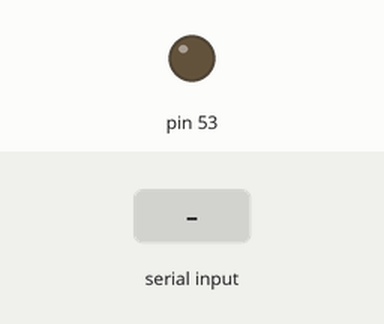
The sketch below on a simulated Arduino Mega 2560, built with avr-gcc and run on an emulated ATmega2560. Parts: output pins drawn as LEDs (lit = HIGH). The test bench sets the inputs (shaded band). The modem accepts every AT command (registered, SIM ready, sends succeed) and sends nothing else; what the sketch prints to the serial monitor is not drawn.

Above: at 17.2 s.
17.3 s: "ON" received over the second serial link
At 18.5 s:
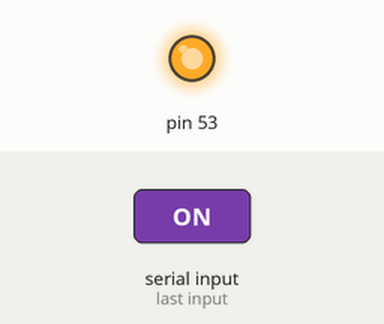
18.8 s: "OFF" received over the second serial link
At 19.9 s:
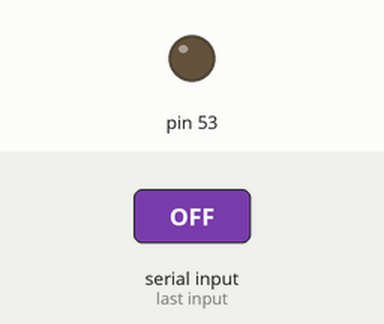
Timing chart, 0 to 21.8 s (numbered marks = the images above; inputs shaded):
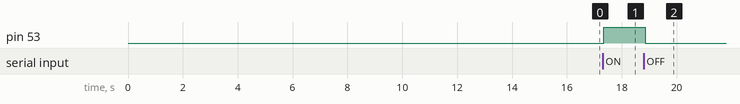

The sketch:

SMS_FUn_1_1_Read.ino
```cpp
String jsn;
char inchar; //Will hold the incoming character from the serial port.
//SoftwareSerial Serial1(2,3); //Create a 'fake' serial port. Pin 2 is the Rx pin, pin 3 is the Tx pin.
String readString;
 int led1 = 13;
 int flag=0;
void setup()
{
  Serial.begin(9600);
  pinMode(53, OUTPUT);
   digitalWrite(53, LOW);
  Serial.println("Setup_Begin");
  Serial1.begin(2400);
  delay(10000);
  Serial.println("Setup_End");
  jsn="hello salieabs";
  //smsFunc(jsn);
  parseCmd("AT"); //Check AT
  parseCmd("AT+CMGF=1\r");
  parseCmd("at+clip=1\r");
  parseCmd("at+cscs=\"GSM\"\r"); // configure sms as standard text messages
  parseCmd ("at+cnmi=1,2,0,0,0\r"); // show received sms and store in sim

}

void loop()
{

 smsFunc();


}

void parseCmd(String command)
{

  Serial1.println(command);
  delay(200);
  //Serial.print("Response: ");
  while (Serial1.available() > 0)
  {
    //char ch=Serial1.read();
    Serial.print(char(Serial1.read()));

  }
    delay(1000);
}

void smsFunc()
{
 while(Serial1.available() > 0) {inchar = Serial1.read(); readString+=inchar ;delay(10);}
    Serial.print(readString);  /// Declare a string    " String readString; "
    for (int i=0; i<200; i++)
    {
        if(readString.substring(i,i+2)=="ON")
        {  flag=1;

        // break;
        }
      else if(readString.substring(i,i+3)=="OFF")
        {
        flag=2;
         //break;
        }
    }


    if (flag==1)
    {
       digitalWrite(53,HIGH);
    }
    else if(flag==2)
    {
       digitalWrite(53,LOW);
    }


}
```

Measured:
- after the input at 17.3 s, pin 53: LOW → HIGH after 0.05 s
- after the input at 18.8 s, pin 53: HIGH → LOW after 0.05 s
